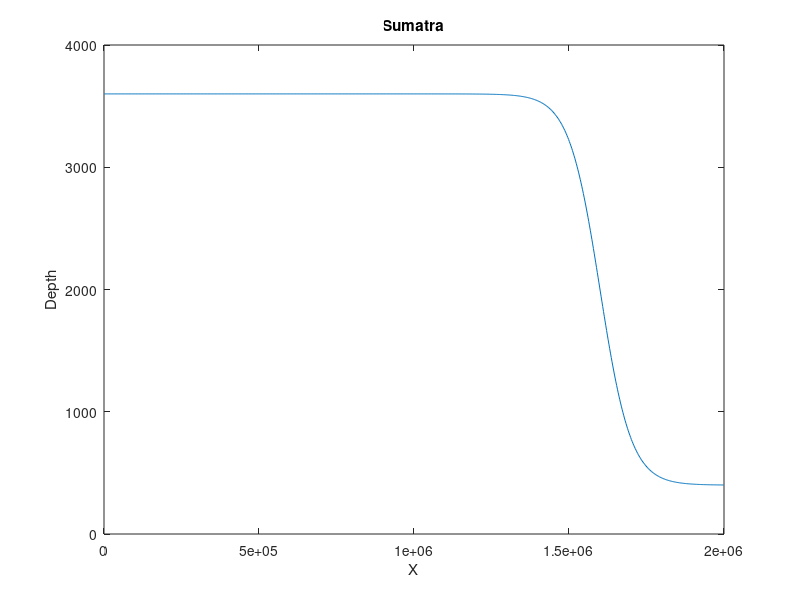

Recreate this plot in MATLAB.
%% SUMATRA sets up a 1D topography.
%
%  Discussion:
%
%    This script is discussed in chapter 9 of the reference.
%
%  Modified:
%
%    01 December 2009
%
%  Author:
%
%    Benoit Cushman-Roisin, Jean-Marie Beckers.
%
%  Reference:
%
%    Benoit Cushman-Roisin, Jean-Marie Beckers,
%    Introduction to Geophysical Fluid Dynamics,
%    Academic Press, 2010.
%
%  Parameters:
%
  clear all;
  close all;

  M=800;
  LX=2000000;
  DX=LX/M;
  L=LX*0.8;
  W=LX/20;

  for i=1:M
    x(i)=(i-1/2)*DX;
    depth(i)=2000*(1-0.8*tanh((x(i)-L)/W));
  end
%
%  Plot the depth as a function of X.
%
  plot ( x, depth )
  xlabel ( 'X' )
  ylabel ( 'Depth' )
  title ( 'Sumatra' )

   
